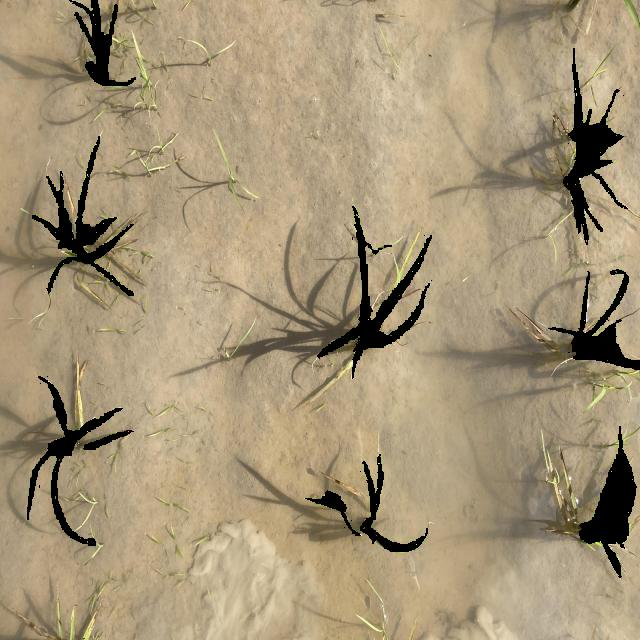
#> input picture CropLabelling.v2i.coco-segmentation/RGB_zero/RGB_IMG_3638_JPG_jpg.rf.3b75789f1a760d55039c38aa3dfdc1cc.jpg, 640 x 640 px, found by its file name; its folder holds 4 pictures in this run
$ python making_rgb_random.py
#> lines starting #> are read from the running program, lines starting #| are printed output that depends on the picture
# Code for replacing RGB = (0,0,0) values with random Gauss values with mean generated from mean of 3 channel R,G,B

import os
from PIL import Image
import random
import numpy as np
from tqdm import tqdm

input_dir = "RGB_zero"

output_dir = "RGB_random"
if not os.path.exists(output_dir):
    os.makedirs(output_dir)

for filename in tqdm(os.listdir(input_dir)):
    if filename.startswith("RGB_") and ( filename.endswith(".jpg") or filename.endswith(".png")) :
        img_path = os.path.join(input_dir, filename)
        img = Image.open(img_path)
#> img is the input picture: PIL image 640x640 RGB; mean R, G, B 166.5, 150.1, 120.3
        width, height = img.size
#> width = 640; height = 640
        means = np.mean(img, axis=(0,1))
#> means = [166.5, 150.1, 120.3]
        for x in range(width):
            for y in range(height):
                r, g, b = img.getpixel((x, y))
                if r <= 20 and g <= 20 and b <= 20:
                    new_r = random.gauss(means[0], 64)
                    new_g = random.gauss(means[1], 64)
                    new_b = random.gauss(means[2], 64)
                    img.putpixel((x, y), (int(new_r), int(new_g), int(new_b)))
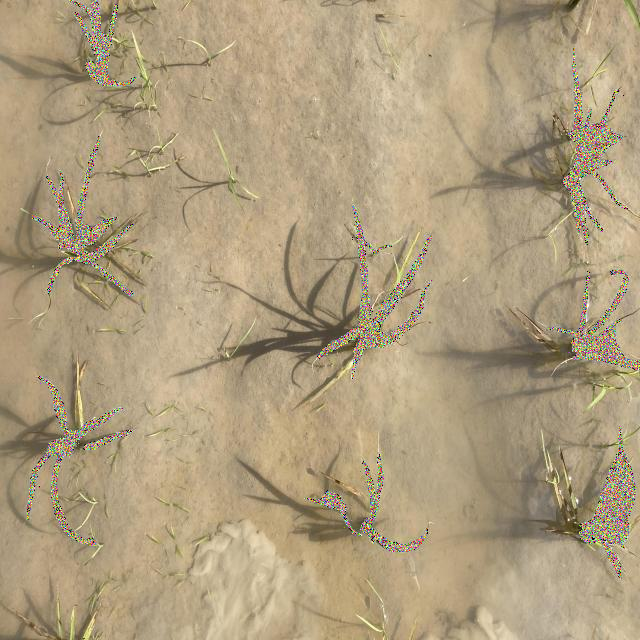
#> img: PIL image 640x640 RGB; mean R, G, B 174.8, 157.7, 126.5

        new_filename = "Gauss_" + filename.replace("RGB_", "")
        new_img_path = os.path.join(output_dir, new_filename.rsplit('.',1)[0] + '.png')
        img.save(new_img_path)
#> pass 2 of the loop `for filename in tqdm(os.listdir(input_dir)):`:
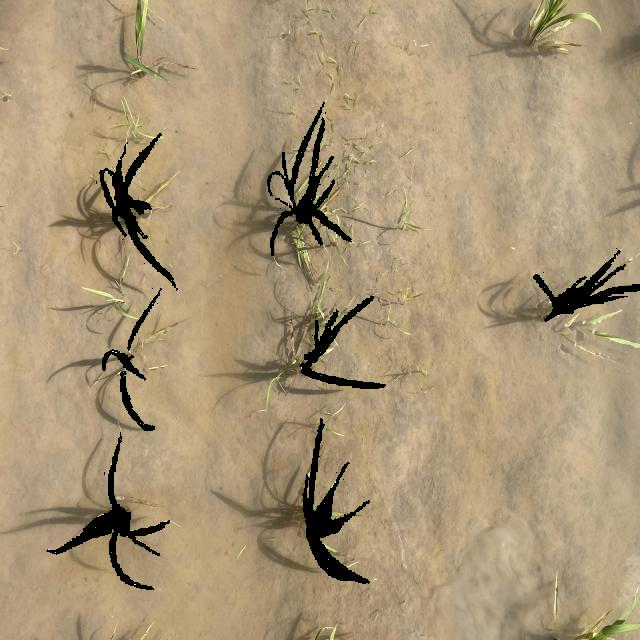
#> input picture CropLabelling.v2i.coco-segmentation/RGB_zero/RGB_IMG_3653_JPG_jpg.rf.794cc888fedf9855159741e62ae4f80e.jpg, 640 x 640 px, found by its file name
#> img is the input picture: PIL image 640x640 RGB; mean R, G, B 169.9, 151, 118.8
#> means = [169.9, 151, 118.8]
#> after the loop `for x in range(width):`:
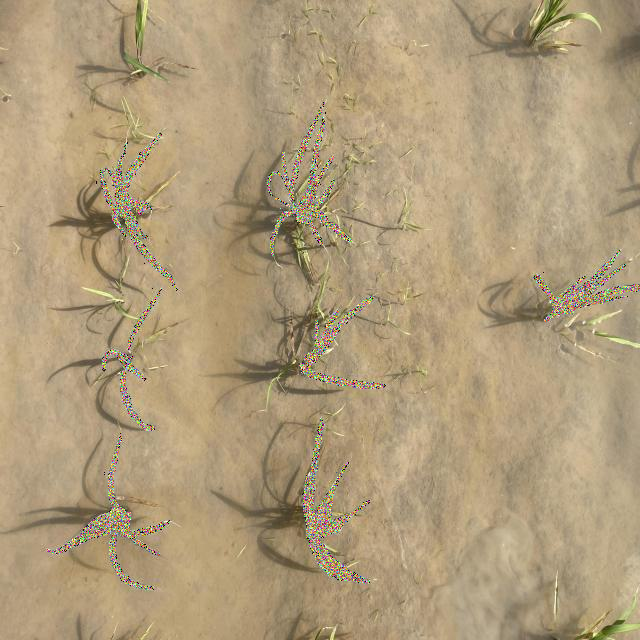
#> img: PIL image 640x640 RGB; mean R, G, B 175.7, 156.3, 123
#> pass 3 of the loop `for filename in tqdm(os.listdir(input_dir)):`:
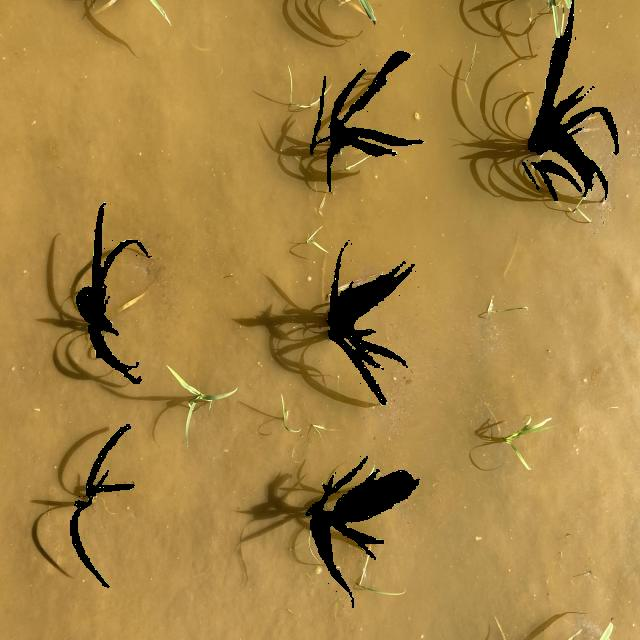
#> input picture CropLabelling.v2i.coco-segmentation/RGB_zero/RGB_IMG_3667_JPG_jpg.rf.6c082dc781428e4e47ad21a4bb89c526.jpg, 640 x 640 px, found by its file name
#> img is the input picture: PIL image 640x640 RGB; mean R, G, B 165.6, 131.9, 68
#> means = [165.6, 131.9, 68]
#> after the loop `for x in range(width):`:
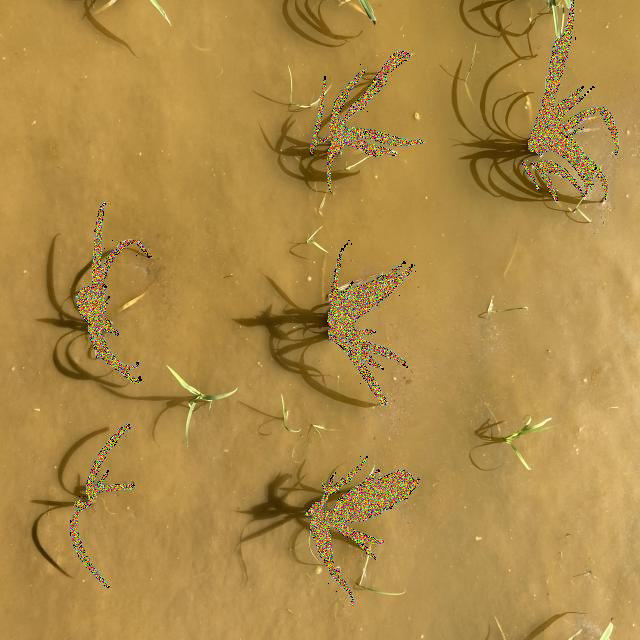
#> img: PIL image 640x640 RGB; mean R, G, B 173.8, 138.5, 71.6
#> the loop made 4 passes; the first 3 are shown
